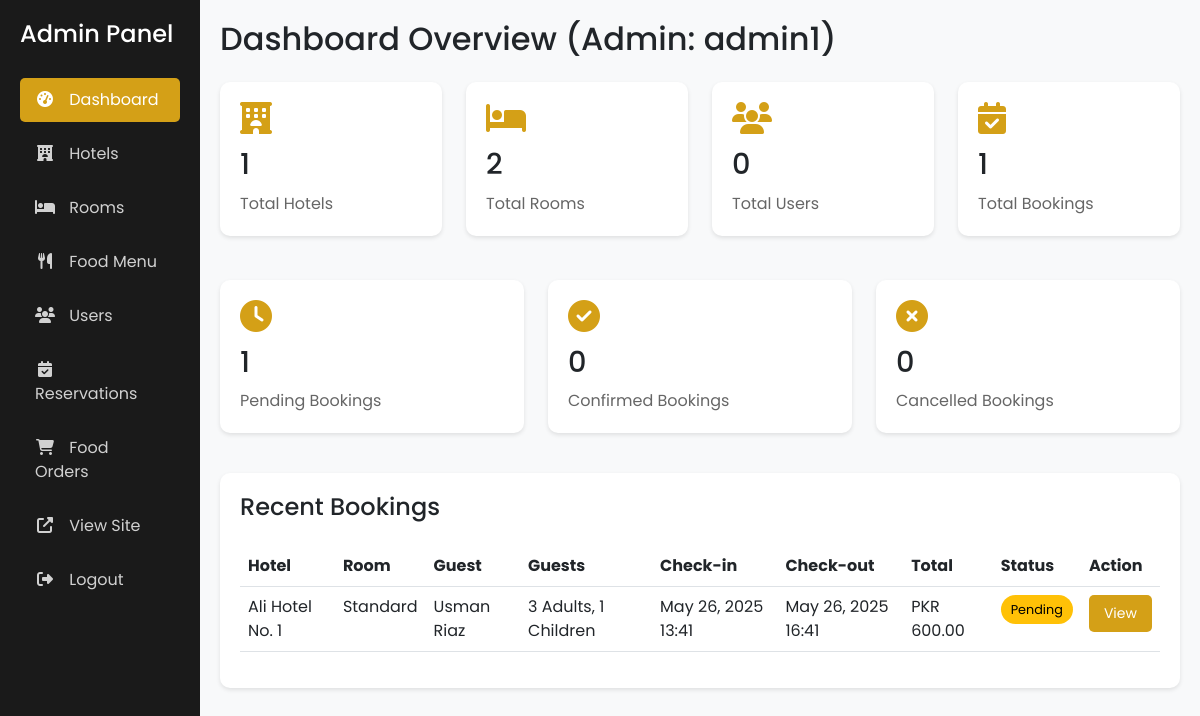
/admin/dashboard.php (signed in), run on an earlier commit of the app's database.
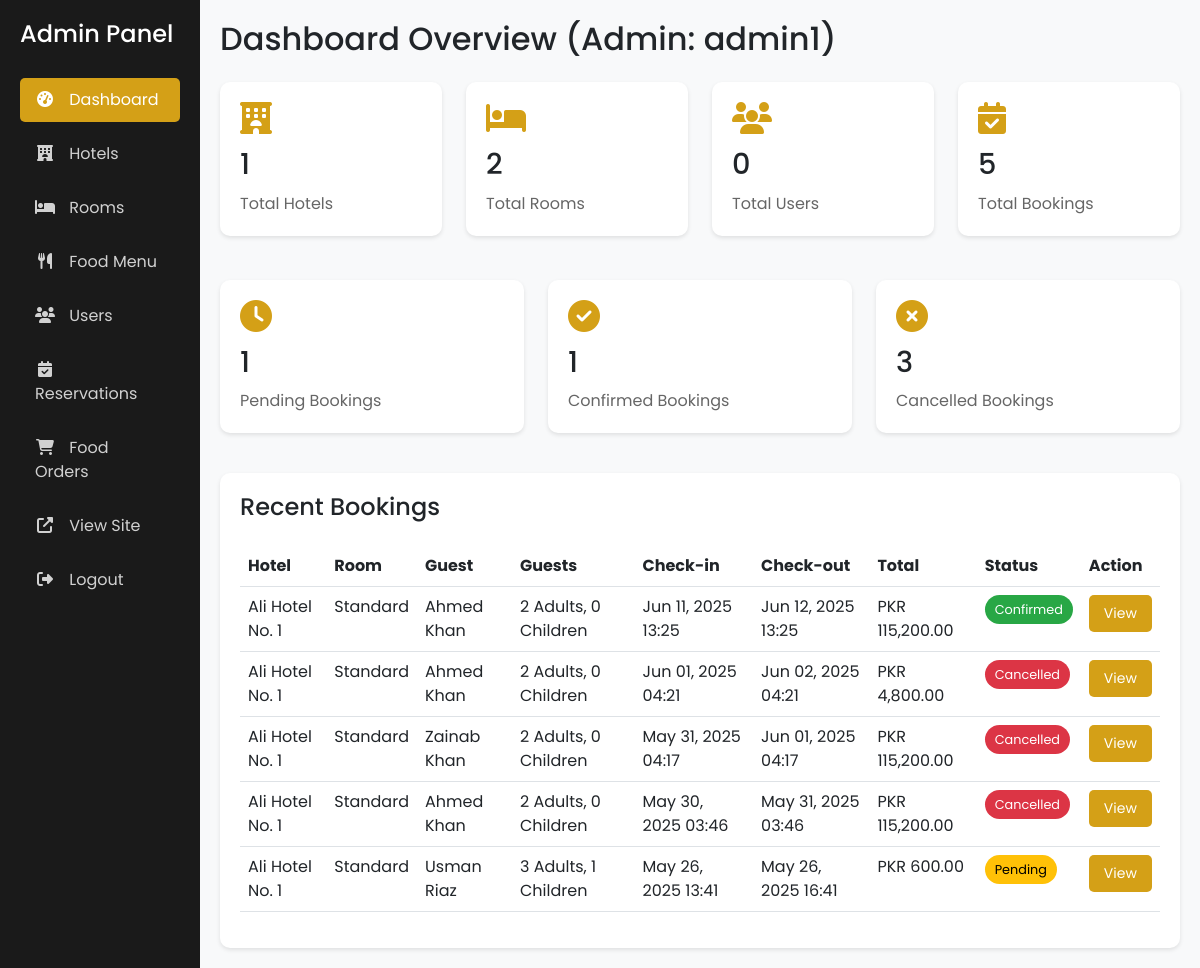
And on a later commit of the database.
### tables this page shows
CREATE TABLE `bookings` (
  `id` int(11) NOT NULL,
  `user_id` int(11) NOT NULL,
  `hotel_id` int(11) NOT NULL,
  `room_id` int(11) NOT NULL,
  `check_in_date` datetime NOT NULL,
  `check_out_date` datetime NOT NULL,
  `adults` int(11) NOT NULL,
  `children` int(11) NOT NULL,
  `total_price` decimal(10,2) NOT NULL,
  `booking_status` enum('pending','confirmed','cancelled') DEFAULT 'pending',
  `created_at` timestamp NOT NULL DEFAULT current_timestamp(),
  `status` varchar(20) DEFAULT 'pending',
  `check_in` datetime DEFAULT NULL,
  `check_out` datetime DEFAULT NULL
);

CREATE TABLE `hotels` (
  `id` int(11) NOT NULL,
  `name` varchar(100) NOT NULL,
  `description` text DEFAULT NULL,
  `address` text NOT NULL,
  `city` varchar(50) NOT NULL,
  `phone` varchar(20) DEFAULT NULL,
  `email` varchar(100) DEFAULT NULL,
  `website` varchar(100) DEFAULT NULL,
  `image_url` varchar(255) DEFAULT NULL,
  `created_at` timestamp NOT NULL DEFAULT current_timestamp(),
  `updated_at` timestamp NOT NULL DEFAULT current_timestamp() ON UPDATE current_timestamp(),
  `vendor_id` int(11) NOT NULL
);

CREATE TABLE `rooms` (
  `id` int(11) NOT NULL,
  `hotel_id` int(11) NOT NULL,
  `room_type` enum('standard','deluxe','suite','presidential_suite') NOT NULL,
  `description` text DEFAULT NULL,
  `price_per_night` decimal(10,2) NOT NULL,
  `capacity` int(11) NOT NULL,
  `image_url` varchar(255) DEFAULT NULL,
  `amenities` text DEFAULT NULL,
  `status` enum('available','booked','maintenance') DEFAULT 'available',
  `created_at` timestamp NOT NULL DEFAULT current_timestamp(),
  `updated_at` timestamp NOT NULL DEFAULT current_timestamp() ON UPDATE current_timestamp()
);

CREATE TABLE `users` (
  `id` int(11) NOT NULL,
  `username` varchar(50) NOT NULL,
  `email` varchar(100) NOT NULL,
  `password` varchar(255) NOT NULL,
  `role` enum('admin','user') DEFAULT 'user',
  `created_at` timestamp NOT NULL DEFAULT current_timestamp(),
  `first_name` varchar(50) NOT NULL,
  `last_name` varchar(50) NOT NULL,
  `phone` varchar(20) DEFAULT NULL,
  `address` text DEFAULT NULL,
  `vendor_id` int(11) NOT NULL DEFAULT 0
);

### admin/dashboard.php (the view, shortened to what the changed rows need)
<?php
require_once '../config/database.php';
$stats = array();
$user_id = $_SESSION['user_id'];
$stmt = mysqli_prepare($conn, "SELECT COUNT(*) as total FROM hotels WHERE vendor_id = ?");
mysqli_stmt_bind_param($stmt, "i", $user_id);
mysqli_stmt_execute($stmt);
$result = mysqli_stmt_get_result($stmt);
if ($result) {
    $stats['hotels'] = mysqli_fetch_assoc($result)['total'] ?? 0;
} else {
    $stats['hotels'] = 0;
    error_log("Error fetching total hotels: " . mysqli_error($conn));
}
$stmt = mysqli_prepare($conn, "SELECT COUNT(*) as total FROM rooms r JOIN hotels h ON r.hotel_id = h.id WHERE h.vendor_id = ?");
mysqli_stmt_bind_param($stmt, "i", $user_id);
mysqli_stmt_execute($stmt);
$result = mysqli_stmt_get_result($stmt);
if ($result) {
    $stats['rooms'] = mysqli_fetch_assoc($result)['total'] ?? 0;
} else {
    $stats['rooms'] = 0;
    error_log("Error fetching total rooms: " . mysqli_error($conn));
}
$stmt = mysqli_prepare($conn, "SELECT COUNT(*) as total FROM users WHERE role != 'admin' AND vendor_id = ?");
mysqli_stmt_bind_param($stmt, "i", $user_id);
mysqli_stmt_execute($stmt);
$result = mysqli_stmt_get_result($stmt);
if ($result) {
    $stats['users'] = mysqli_fetch_assoc($result)['total'] ?? 0;
} else {
    $stats['users'] = 0;
    error_log("Error fetching total users: " . mysqli_error($conn));
}
$stmt = mysqli_prepare($conn, "SELECT COUNT(*) as total FROM bookings b JOIN hotels h ON b.hotel_id = h.id WHERE h.vendor_id = ?");
mysqli_stmt_bind_param($stmt, "i", $user_id);
mysqli_stmt_execute($stmt);
$result = mysqli_stmt_get_result($stmt);
if ($result) {
    $stats['bookings'] = mysqli_fetch_assoc($result)['total'] ?? 0;
} else {
    $stats['bookings'] = 0;
    error_log("Error fetching total bookings: " . mysqli_error($conn));
}
$stmt = mysqli_prepare($conn, "SELECT COUNT(*) as total FROM bookings b JOIN hotels h ON b.hotel_id = h.id WHERE h.vendor_id = ? AND b.booking_status = 'pending'");
mysqli_stmt_bind_param($stmt, "i", $user_id);
mysqli_stmt_execute($stmt);
$result = mysqli_stmt_get_result($stmt);
if ($result) {
    $stats['pending_bookings'] = mysqli_fetch_assoc($result)['total'] ?? 0;
} else {
    $stats['pending_bookings'] = 0;
    error_log("Error fetching pending bookings: " . mysqli_error($conn));
}
$stmt = mysqli_prepare($conn, "SELECT COUNT(*) as total FROM bookings b JOIN hotels h ON b.hotel_id = h.id WHERE h.vendor_id = ? AND b.booking_status = 'confirmed'");
mysqli_stmt_bind_param($stmt, "i", $user_id);
mysqli_stmt_execute($stmt);
$result = mysqli_stmt_get_result($stmt);
if ($result) {
    $stats['confirmed_bookings'] = mysqli_fetch_assoc($result)['total'] ?? 0;
} else {
    $stats['confirmed_bookings'] = 0;
    error_log("Error fetching confirmed bookings: " . mysqli_error($conn));
}
$stmt = mysqli_prepare($conn, "SELECT COUNT(*) as total FROM bookings b JOIN hotels h ON b.hotel_id = h.id WHERE h.vendor_id = ? AND b.booking_status = 'cancelled'");
mysqli_stmt_bind_param($stmt, "i", $user_id);
mysqli_stmt_execute($stmt);
$result = mysqli_stmt_get_result($stmt);
if ($result) {
    $stats['cancelled_bookings'] = mysqli_fetch_assoc($result)['total'] ?? 0;
} else {
    $stats['cancelled_bookings'] = 0;
    error_log("Error fetching cancelled bookings: " . mysqli_error($conn));
}
$stmt = mysqli_prepare($conn, "
    SELECT b.*, r.room_type, h.name as hotel_name, u.first_name, u.last_name, b.booking_status
    FROM bookings b
    JOIN rooms r ON b.room_id = r.id
    JOIN hotels h ON b.hotel_id = h.id
    JOIN users u ON b.user_id = u.id
    WHERE h.vendor_id = ?
    ORDER BY b.created_at DESC
    LIMIT 5
");
mysqli_stmt_bind_param($stmt, "i", $user_id);
mysqli_stmt_execute($stmt);
$recent_bookings = mysqli_stmt_get_result($stmt) ?: [];
 ?>
<!DOCTYPE html>
<html lang="en">
<head>
    <link href="https://cdn.jsdelivr.net/npm/bootstrap@5.3.0/dist/css/bootstrap.min.css" rel="stylesheet">
    <link rel="stylesheet" href="https://cdnjs.cloudflare.com/ajax/libs/font-awesome/6.4.2/css/all.min.css">
</head>
<body>
    <div class="container-fluid">
        <div class="row">
            <div class="col-md-9 col-lg-10 main-content">
                <h2 class="mb-4">Dashboard Overview (Admin: <?php echo htmlspecialchars($_SESSION['username']); ?>)</h2>
                <div class="row">
                    <div class="col-md-3">
                        <div class="stat-card">
                            <i class="fas fa-calendar-check"></i>
                            <h3><?php echo htmlspecialchars($stats['bookings']); ?></h3>
                            <p>Total Bookings</p>
                        </div>
                    </div>
                </div>
                <div class="row mt-4">
                    <div class="col-md-4">
                        <div class="stat-card">
                            <i class="fas fa-check-circle"></i>
                            <h3><?php echo htmlspecialchars($stats['confirmed_bookings']); ?></h3>
                            <p>Confirmed Bookings</p>
                        </div>
                    </div>
                    <div class="col-md-4">
                        <div class="stat-card">
                            <i class="fas fa-times-circle"></i>
                            <h3><?php echo htmlspecialchars($stats['cancelled_bookings']); ?></h3>
                            <p>Cancelled Bookings</p>
                        </div>
                    </div>
                </div>
                <div class="recent-bookings">
                    <div class="table-responsive">
                        <table class="table">
                            <thead>
                                <tr>
                                    <th>Hotel</th>
                                    <th>Room</th>
                                    <th>Guest</th>
                                    <th>Guests</th>
                                    <th>Check-in</th>
                                    <th>Check-out</th>
                                    <th>Total</th>
                                    <th>Status</th>
                                    <th>Action</th>
                                </tr>
                            </thead>
                            <tbody>
                                <?php if (mysqli_num_rows($recent_bookings) > 0): ?>
                                    <?php while ($booking = mysqli_fetch_assoc($recent_bookings)): ?>
                                        <tr>
                                            <td><?php echo htmlspecialchars($booking['hotel_name']); ?></td>
                                            <td><?php echo htmlspecialchars(ucfirst($booking['room_type'])); ?></td>
                                            <td><?php echo htmlspecialchars($booking['first_name'] . ' ' . $booking['last_name']); ?></td>
                                            <td><?php echo htmlspecialchars($booking['adults']) . ' Adults, ' . htmlspecialchars($booking['children']) . ' Children'; ?></td>
                                            <td><?php echo date('M d, Y H:i', strtotime($booking['check_in_date'])); ?></td>
                                            <td><?php echo date('M d, Y H:i', strtotime($booking['check_out_date'])); ?></td>
                                            <td>PKR <?php echo number_format($booking['total_price'], 2); ?></td>
                                            <td>
                                                <span class="status-badge status-<?php echo htmlspecialchars($booking['booking_status']); ?>">
                                                    <?php echo htmlspecialchars(ucfirst($booking['booking_status'])); ?>
                                                </span>
                                            </td>
                                            <td>
                                                <a href="reservations.php?user_id=<?php echo htmlspecialchars($booking['user_id']); ?>" class="btn btn-custom btn-sm">View</a>
                                            </td>
                                        </tr>
                                    <?php endwhile; ?>
                                <?php else: ?>
                                    <tr>
                                        <td colspan="9" class="text-center">No recent bookings found.</td>
                                    </tr>
                                <?php endif; ?>
                            </tbody>
                        </table>
                    </div>
                </div>
            </div>
        </div>
    </div>
</body>
</html>

What changed in the data, as far as the page shows it:
added bookings: hotel.name "Ali Hotel No. 1", room.room_type "Standard", user.last_name "Ahmed Khan", adults "2", children "0", check_in_date "Jun 11, 2025 13:25", check_out_date "Jun 12, 2025 13:25", total_price "115,200.00", booking_status "Confirmed"
added bookings: hotel.name "Ali Hotel No. 1", room.room_type "Standard", user.last_name "Ahmed Khan", adults "2", children "0", check_in_date "Jun 01, 2025 04:21", check_out_date "Jun 02, 2025 04:21", total_price "4,800.00", booking_status "Cancelled"
added bookings: hotel.name "Ali Hotel No. 1", room.room_type "Standard", user.last_name "Zainab Khan", adults "2", children "0", check_in_date "May 31, 2025 04:17", check_out_date "Jun 01, 2025 04:17", total_price "115,200.00", booking_status "Cancelled"
added bookings: hotel.name "Ali Hotel No. 1", room.room_type "Standard", user.last_name "Ahmed Khan", adults "2", children "0", check_in_date "May 30, 2025 03:46", check_out_date "May 31, 2025 03:46", total_price "115,200.00", booking_status "Cancelled"
Also different on the page:
$stats['bookings']: "1" → "5"
$stats['confirmed_bookings']: "0" → "1"
$stats['cancelled_bookings']: "0" → "3"
